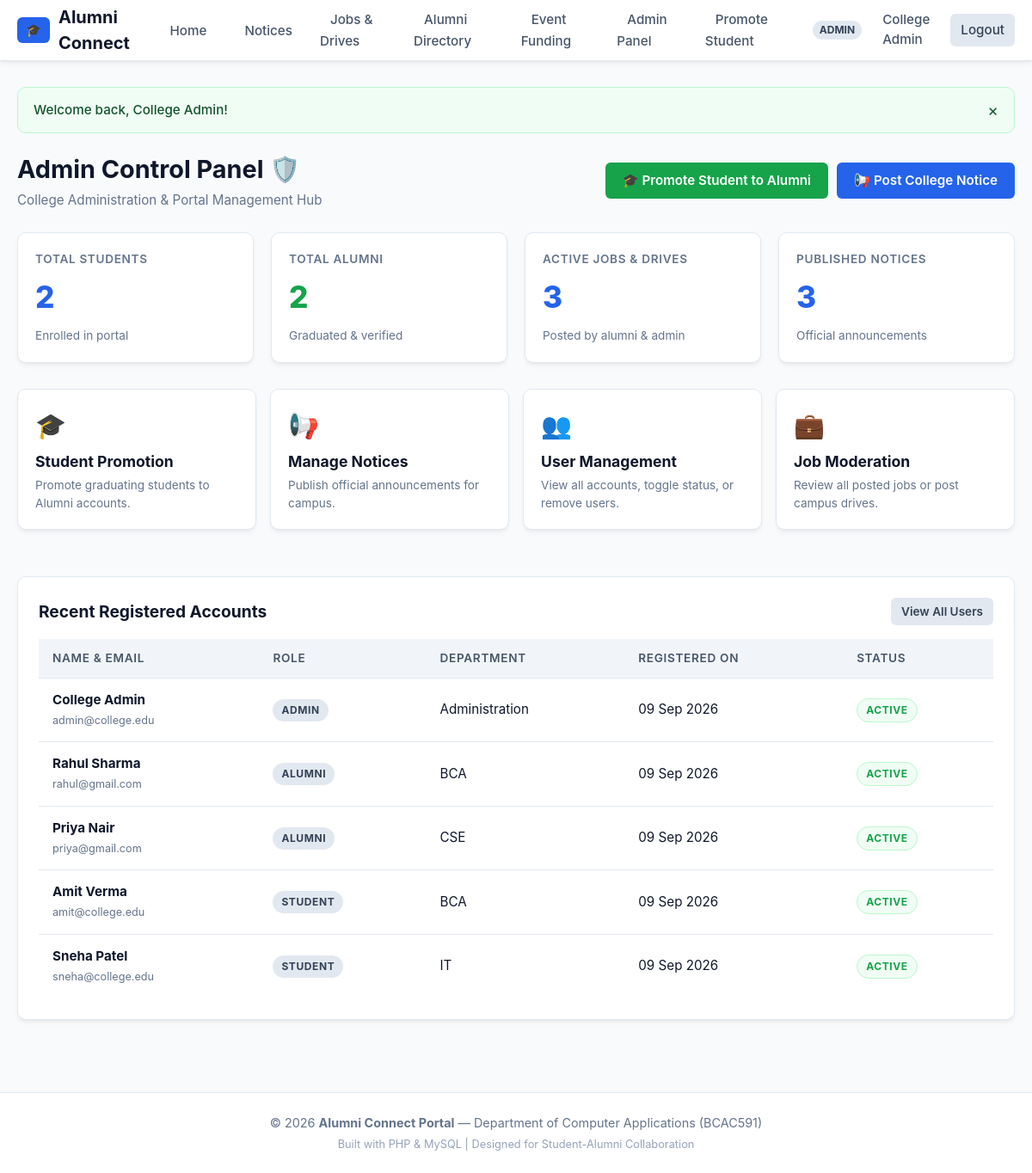
Page /admin/dashboard.php (signed in) on the committed database.
### tables this page shows
CREATE TABLE `users` (
    `id` INT AUTO_INCREMENT PRIMARY KEY,
    `name` VARCHAR(100) NOT NULL,
    `email` VARCHAR(100) NOT NULL UNIQUE,
    `password` VARCHAR(255) NOT NULL,
    `role` ENUM('student', 'alumni', 'admin') NOT NULL DEFAULT 'student',
    `phone` VARCHAR(15) NULL,
    `department` VARCHAR(50) NOT NULL,
    `avatar` VARCHAR(255) DEFAULT 'default.png',
    `status` ENUM('active', 'inactive') DEFAULT 'active',
    `created_at` TIMESTAMP DEFAULT CURRENT_TIMESTAMP
);

### admin/dashboard.php (the view, shortened to what this page needs)
<?php
require_once __DIR__ . '/../config/db.php';
$student_count = $pdo->query("SELECT COUNT(*) FROM users WHERE role = 'student'")->fetchColumn();
$alumni_count  = $pdo->query("SELECT COUNT(*) FROM users WHERE role = 'alumni'")->fetchColumn();
$jobs_count    = $pdo->query("SELECT COUNT(*) FROM jobs")->fetchColumn();
$notices_count = $pdo->query("SELECT COUNT(*) FROM notices")->fetchColumn();
$recent_users = $pdo->query("SELECT * FROM users ORDER BY created_at DESC LIMIT 5")->fetchAll();
require_once __DIR__ . '/../includes/header.php';
?>
<div class="page-header">
    <div>
        <h1>Admin Control Panel 🛡️</h1>
        <p>College Administration & Portal Management Hub</p>
    </div>
    <div style="display: flex; gap: 10px;">
        <a href="<?= base_url('admin/promote.php') ?>" class="btn btn-success">🎓 Promote Student to Alumni</a>
        <a href="<?= base_url('admin/notices.php') ?>" class="btn btn-primary">📢 Post College Notice</a>
    </div>
</div>
<div class="stats-grid">
    <div class="stat-card">
        <div class="stat-label">Total Students</div>
        <div class="stat-number"><?= e($student_count) ?></div>
        <div class="stat-desc">Enrolled in portal</div>
    </div>
    <div class="stat-card">
        <div class="stat-label">Total Alumni</div>
        <div class="stat-number" style="color: var(--success);"><?= e($alumni_count) ?></div>
        <div class="stat-desc">Graduated & verified</div>
    </div>
    <div class="stat-card">
        <div class="stat-label">Active Jobs & Drives</div>
        <div class="stat-number"><?= e($jobs_count) ?></div>
        <div class="stat-desc">Posted by alumni & admin</div>
    </div>
    <div class="stat-card">
        <div class="stat-label">Published Notices</div>
        <div class="stat-number"><?= e($notices_count) ?></div>
        <div class="stat-desc">Official announcements</div>
    </div>
</div>
<div style="display: grid; grid-template-columns: repeat(auto-fit, minmax(240px, 1fr)); gap: 16px; margin-bottom: 30px;">
    <a href="<?= base_url('admin/promote.php') ?>" class="card" style="text-decoration: none; color: inherit; padding: 20px; transition: transform 0.2s;">
        <div style="font-size: 1.8rem; margin-bottom: 8px;">🎓</div>
        <h3 style="font-size: 1.1rem; margin-bottom: 4px; color: var(--text);">Student Promotion</h3>
        <p style="color: var(--text-muted); font-size: 0.85rem;">Promote graduating students to Alumni accounts.</p>
    </a>
    <a href="<?= base_url('admin/notices.php') ?>" class="card" style="text-decoration: none; color: inherit; padding: 20px; transition: transform 0.2s;">
        <div style="font-size: 1.8rem; margin-bottom: 8px;">📢</div>
        <h3 style="font-size: 1.1rem; margin-bottom: 4px; color: var(--text);">Manage Notices</h3>
        <p style="color: var(--text-muted); font-size: 0.85rem;">Publish official announcements for campus.</p>
    </a>
    <a href="<?= base_url('admin/users.php') ?>" class="card" style="text-decoration: none; color: inherit; padding: 20px; transition: transform 0.2s;">
        <div style="font-size: 1.8rem; margin-bottom: 8px;">👥</div>
        <h3 style="font-size: 1.1rem; margin-bottom: 4px; color: var(--text);">User Management</h3>
        <p style="color: var(--text-muted); font-size: 0.85rem;">View all accounts, toggle status, or remove users.</p>
    </a>
    <a href="<?= base_url('admin/jobs.php') ?>" class="card" style="text-decoration: none; color: inherit; padding: 20px; transition: transform 0.2s;">
        <div style="font-size: 1.8rem; margin-bottom: 8px;">💼</div>
        <h3 style="font-size: 1.1rem; margin-bottom: 4px; color: var(--text);">Job Moderation</h3>
        <p style="color: var(--text-muted); font-size: 0.85rem;">Review all posted jobs or post campus drives.</p>
    </a>
</div>
<div class="card">
    <div class="page-header" style="margin-bottom: 16px;">
        <h2 class="card-title" style="margin-bottom: 0;">Recent Registered Accounts</h2>
        <a href="<?= base_url('admin/users.php') ?>" class="btn btn-sm btn-secondary">View All Users</a>
    </div>
    <div class="table-responsive">
        <table class="table">
            <thead>
                <tr>
                    <th>Name & Email</th>
                    <th>Role</th>
                    <th>Department</th>
                    <th>Registered On</th>
                    <th>Status</th>
                </tr>
            </thead>
            <tbody>
                <?php foreach ($recent_users as $u): ?>
                    <tr>
                        <td>
                            <strong><?= e($u['name']) ?></strong><br>
                            <small style="color: var(--text-muted);"><?= e($u['email']) ?></small>
                        </td>
                        <td>
                            <span class="badge" style="background: #e2e8f0; color: #334155;"><?= e($u['role']) ?></span>
                        </td>
                        <td><?= e($u['department']) ?></td>
                        <td><?= format_date($u['created_at']) ?></td>
                        <td>
                            <span class="badge <?= ($u['status'] === 'active') ? 'badge-referred' : 'badge-rejected' ?>">
                                <?= e($u['status']) ?>
                            </span>
                        </td>
                    </tr>
                <?php endforeach; ?>
            </tbody>
        </table>
    </div>
</div>
<?php require_once __DIR__ . '/../includes/footer.php'; ?>

### includes/header.php (shortened to what this page needs)
<?php
require_once __DIR__ . '/functions.php';
$user = current_user();
?>
<!DOCTYPE html>
<html lang="en">
<head>
    <link rel="stylesheet" href="<?= base_url('assets/css/style.css') ?>">
</head>
<body>
    <header class="navbar">
        <div class="nav-container">
            <a href="<?= base_url('index.php') ?>" class="nav-brand">
                <span class="logo-badge">🎓</span>
                <span>Alumni Connect</span>
            </a>
            <nav>
                <ul class="nav-menu">
                    <li><a href="<?= base_url('index.php') ?>">Home</a></li>
                    <li><a href="<?= base_url('notices.php') ?>">Notices</a></li>
                    <li><a href="<?= base_url('jobs/job-list.php') ?>">Jobs & Drives</a></li>
                    <li><a href="<?= base_url('alumni-list.php') ?>">Alumni Directory</a></li>
                    <li><a href="<?= base_url('event-contribute.php') ?>">Event Funding</a></li>
                    <?php if (is_logged_in()): ?>
                        <?php if ($user['role'] === 'student'): ?>
                            <li><a href="<?= base_url('student-dashboard.php') ?>">My Dashboard</a></li>
                            <li><a href="<?= base_url('my-applications.php') ?>">Applications</a></li>
                        <?php elseif ($user['role'] === 'alumni'): ?>
                            <li><a href="<?= base_url('alumni-dashboard.php') ?>">Alumni Dashboard</a></li>
                            <li><a href="<?= base_url('jobs/job-add.php') ?>">+ Post Job</a></li>
                        <?php elseif ($user['role'] === 'admin'): ?>
                            <li><a href="<?= base_url('admin/dashboard.php') ?>">Admin Panel</a></li>
                            <li><a href="<?= base_url('admin/promote.php') ?>">Promote Student</a></li>
                        <?php endif; ?>
                        <li class="nav-user">
                            <span class="nav-role-badge"><?= e($user['role']) ?></span>
                            <a href="<?= base_url('profile.php') ?>" title="View Profile"><?= e($user['name']) ?></a>
                            <a href="<?= base_url('logout.php') ?>" class="btn btn-sm btn-secondary">Logout</a>
                        </li>
                    <?php else: ?>
                        <li><a href="<?= base_url('login.php') ?>" class="btn btn-sm btn-secondary">Login</a></li>
                        <li><a href="<?= base_url('register.php') ?>" class="btn btn-sm btn-primary">Register</a></li>
                    <?php endif; ?>
                </ul>
            </nav>
        </div>
    </header>
    <main class="main-content">

### assets/css/style.css (style rules this page uses)
:root { --primary: #2563eb; --primary-hover: #1d4ed8; --primary-light: #eff6ff; --secondary: #475569; --success: #16a34a; --success-light: #f0fdf4; --warning: #d97706; --warning-light: #fffbeb; --danger: #dc2626; --danger-light: #fef2f2; --bg: #f8fafc; --card-bg: #ffffff; --border: #e2e8f0; --text: #0f172a; --text-muted: #64748b; --radius: 10px; --shadow: 0 4px 6px -1px rgba(0, 0, 0, 0.05), 0 2px 4px -2px rgba(0, 0, 0, 0.05); --shadow-md: 0 10px 15px -3px rgba(0, 0, 0, 0.08), 0 4px 6px -4px rgba(0, 0, 0, 0.04); }
* { margin: 0; padding: 0; box-sizing: border-box; font-family: -apple-system, BlinkMacSystemFont, 'Segoe UI', Roboto, 'Helvetica Neue', Arial, sans-serif; }
body { background-color: var(--bg); color: var(--text); min-height: 100vh; display: flex; flex-direction: column; line-height: 1.5; }
a { color: var(--primary); text-decoration: none; transition: color 0.2s; }
.navbar { background: #ffffff; border-bottom: 1px solid var(--border); position: sticky; top: 0; z-index: 100; box-shadow: var(--shadow); }
.nav-container { max-width: 1200px; margin: 0 auto; padding: 0 20px; height: 70px; display: flex; align-items: center; justify-content: space-between; }
.nav-brand { display: flex; align-items: center; gap: 10px; font-size: 1.25rem; font-weight: 700; color: var(--text); }
.nav-brand span.logo-badge { background: var(--primary); color: white; padding: 4px 10px; border-radius: 6px; font-size: 0.9rem; }
.nav-menu { display: flex; align-items: center; gap: 20px; list-style: none; }
.nav-menu li a { color: var(--secondary); font-weight: 500; font-size: 0.95rem; padding: 8px 12px; border-radius: 6px; transition: all 0.2s; }
.nav-user { display: flex; align-items: center; gap: 12px; }
.nav-role-badge { font-size: 0.75rem; font-weight: 700; text-transform: uppercase; padding: 2px 8px; border-radius: 999px; background: #e2e8f0; color: #334155; }
.main-content { flex: 1; max-width: 1200px; width: 100%; margin: 0 auto; padding: 30px 20px 60px; }
.page-header { display: flex; justify-content: space-between; align-items: center; margin-bottom: 25px; flex-wrap: wrap; gap: 15px; }
.page-header h1 { font-size: 1.8rem; font-weight: 700; color: var(--text); }
.page-header p { color: var(--text-muted); font-size: 0.95rem; margin-top: 4px; }
.card { background: var(--card-bg); border: 1px solid var(--border); border-radius: var(--radius); padding: 24px; box-shadow: var(--shadow); margin-bottom: 24px; }
.card-title { font-size: 1.2rem; font-weight: 700; margin-bottom: 16px; color: var(--text); }
.stats-grid { display: grid; grid-template-columns: repeat(auto-fit, minmax(220px, 1fr)); gap: 20px; margin-bottom: 30px; }
.stat-card { background: white; border: 1px solid var(--border); border-radius: var(--radius); padding: 20px; box-shadow: var(--shadow); display: flex; flex-direction: column; justify-content: space-between; }
.stat-label { font-size: 0.85rem; text-transform: uppercase; letter-spacing: 0.05em; color: var(--text-muted); font-weight: 600; }
.stat-number { font-size: 2.2rem; font-weight: 800; color: var(--primary); margin: 8px 0; }
.stat-desc { font-size: 0.85rem; color: var(--text-muted); }
.btn { display: inline-flex; align-items: center; justify-content: center; gap: 8px; padding: 10px 20px; border-radius: 6px; font-size: 0.95rem; font-weight: 600; border: none; cursor: pointer; transition: all 0.2s; text-decoration: none; }
.btn-primary { background: var(--primary); color: white !important; }
.btn-secondary { background: #e2e8f0; color: #334155 !important; }
.btn-success { background: var(--success); color: white !important; }
.btn-sm { padding: 6px 12px; font-size: 0.85rem; }
.table-responsive { overflow-x: auto; }
.table { width: 100%; border-collapse: collapse; text-align: left; background: white; }
.table th { background: #f1f5f9; padding: 12px 16px; font-weight: 600; font-size: 0.85rem; color: var(--secondary); text-transform: uppercase; letter-spacing: 0.05em; border-bottom: 1px solid var(--border); }
.table td { padding: 14px 16px; border-bottom: 1px solid var(--border); font-size: 0.95rem; vertical-align: middle; }
.table tr:last-child td { border-bottom: none; }
.badge { display: inline-block; padding: 4px 10px; border-radius: 999px; font-size: 0.75rem; font-weight: 700; text-transform: uppercase; letter-spacing: 0.05em; }
.badge-referred { background: var(--success-light); color: var(--success); border: 1px solid #bbf7d0; }

### rows in the picture
users: role "ADMIN", name "College Admin", email "admin@college.edu", department "Administration", created_at "09 Sep 2026", status "ACTIVE"
users: name "Rahul Sharma", email "rahul@gmail.com", role "ALUMNI", department "BCA", created_at "09 Sep 2026", status "ACTIVE"
users: name "Priya Nair", email "priya@gmail.com", role "ALUMNI", department "CSE", created_at "09 Sep 2026", status "ACTIVE"
users: name "Amit Verma", email "amit@college.edu", role "STUDENT", department "BCA", created_at "09 Sep 2026", status "ACTIVE"
users: name "Sneha Patel", email "sneha@college.edu", role "STUDENT", department "IT", created_at "09 Sep 2026", status "ACTIVE"

### other values in the picture
$message "Welcome back, College Admin!"
$student_count "2"
$alumni_count "2"
$jobs_count "3"
$notices_count "3"
